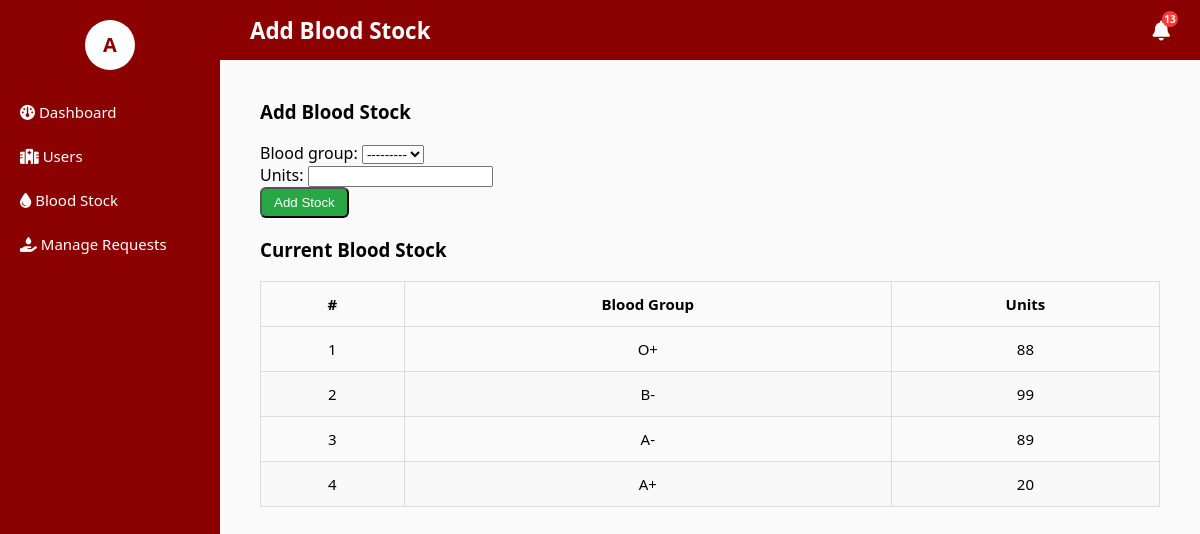
The app's page /dashboard/blood_stock_dashboard/ (signed in), older data.
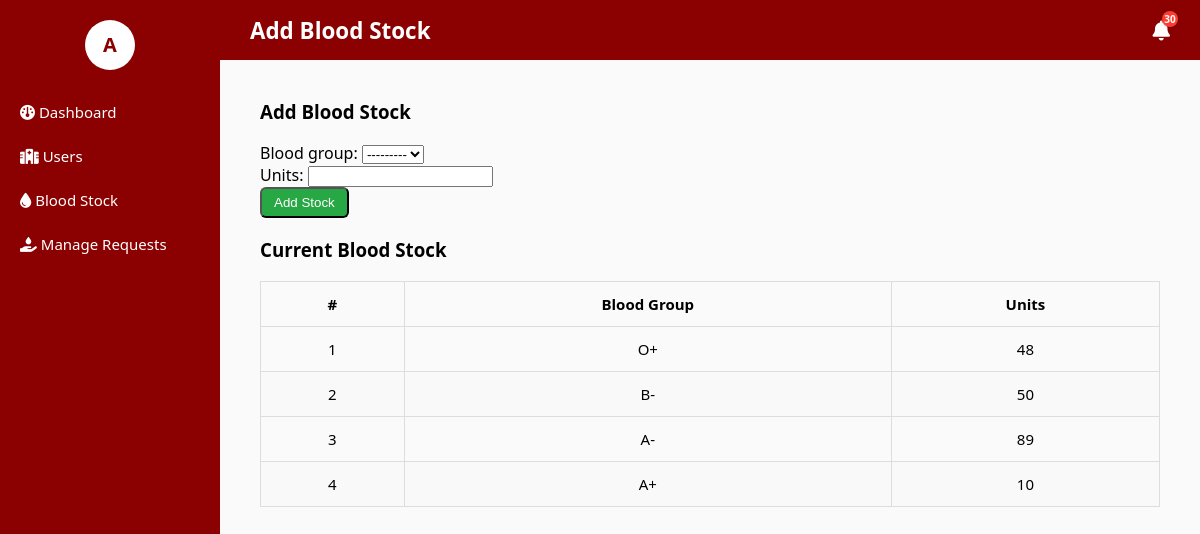
The same page, newer data.
### blood_bank_app/models.py (models this page shows, shortened)
class BloodStock(models.Model):
    BLOOD_GROUP_CHOICES = [
        ('A+', 'A+'), ('A-', 'A-'),
        ('B+', 'B+'), ('B-', 'B-'),
        ('AB+', 'AB+'), ('AB-', 'AB-'),
        ('O+', 'O+'), ('O-', 'O-'),
    ]
    blood_group = models.CharField(max_length=3, choices=BLOOD_GROUP_CHOICES)
    units = models.PositiveIntegerField()
    added_at = models.DateTimeField(auto_now_add=True)

### blood_bank_app/views.py (the view)
# urls.py: path('dashboard/blood_stock_dashboard/', views.blood_stock_dashboard, name='blood_stock_dashboard'),
@login_required
def blood_stock_dashboard(request):
    if request.method == 'POST':
        form = BloodStockForm(request.POST)
        if form.is_valid():
            form.save()
            return redirect('blood_stock_dashboard')
    else:
        form = BloodStockForm()
    blood_stock = BloodStock.objects.all().order_by('-added_at')
    unread_notifications_count = AdminNotification.objects.filter(is_read=False).count()
    context = {
        'form': form,
        'blood_stock': blood_stock,
        'unread_notifications_count': unread_notifications_count,
    }
    return render(request, 'dashboard/blood_stock_dashboard.html', context)

### blood_bank_app/forms.py
class BloodStockForm(forms.ModelForm):
    class Meta:
        model = BloodStock
        fields = ['blood_group', 'units']
        widgets = {
            'blood_group': forms.Select(attrs={'class': 'form-control'}),
            'units': forms.NumberInput(attrs={'class': 'form-control', 'min': 1}),
        }

### blood_bank_app/templates/dashboard/blood_stock_dashboard.html (shortened to what this page needs)
{% extends 'dashboard/admin_base.html' %}
{% block page_title %}Add Blood Stock{% endblock %}
{% block content_admin %}
<div class="section">
    <h3>Add Blood Stock</h3>
    <form method="post">
        <div class="form-group">
            {{ form.blood_group.label_tag }}
            {{ form.blood_group }}
        </div>
        <div class="form-group">
            {{ form.units.label_tag }}
            {{ form.units }}
        </div>
        <button type="submit" class="btn-approve">Add Stock</button>
    </form>
</div>
<div class="section">
    <h3>Current Blood Stock</h3>
    <table class="styled-table">
        <thead>
            <tr>
                <th>#</th>
                <th>Blood Group</th>
                <th>Units</th>
            </tr>
        </thead>
        <tbody>
            {% for stock in blood_stock %}
            <tr>
                <td>{{ forloop.counter }}</td>
                <td>{{ stock.blood_group }}</td>
                <td>{{ stock.units }}</td>
            </tr>
            {% empty %}
            <tr>
                <td colspan="3" class="text-center">No blood stock available.</td>
            </tr>
            {% endfor %}
        </tbody>
    </table>
</div>
{% endblock %}

### blood_bank_app/templates/dashboard/admin_base.html (shortened to what this page needs)
{% load static %}
<!DOCTYPE html>
<html lang="en">
<head>
    <link rel="stylesheet" href="https://cdnjs.cloudflare.com/ajax/libs/font-awesome/6.5.0/css/all.min.css">
</head>
<body>
    <div class="sidebar">
        <div class="profile-container">
            <div class="profile-icon" onclick="toggleProfile()">
                {{ request.user.username|slice:":1"|upper }}
            </div>
        </div>
        <a href="{% url 'admin_dashboard' %}"><i class="fa-solid fa-gauge"></i> Dashboard</a>
        <a href="{% url 'users' %}"><i class="fa-solid fa-hospital"></i> Users</a>
        <a href="{% url 'blood_stock_dashboard' %}"><i class="fa-solid fa-droplet"></i> Blood Stock</a>
        <a href="{% url 'manage_requests' %}"><i class="fa-solid fa-hand-holding-droplet"></i> Manage Requests</a>
    </div>
    <div class="topbar">
        <span>{% block page_title %}Admin Dashboard{% endblock %}</span>
        <div class="topbar-icons">
            <a href="{% url 'admin_notifications' %}" class="notification-icon" title="Notifications">
                <i class="fa-solid fa-bell"></i>
                {% if unread_notifications_count > 0 %}
                    <span class="notif-count">{{ unread_notifications_count }}</span>
                {% endif %}
            </a>
        </div>
    </div>
    <div class="main-content">
        {% block content_admin %}{% endblock %}
    </div>
</body>
</html>

Row changes from the older to the newer data that the page shows:
changed BloodStock (number 1 of 4 on the later page): units "88" → "48"
changed BloodStock (number 2 of 4 on the later page): units "99" → "50"
changed BloodStock (number 4 of 4 on the later page): units "20" → "10"
Text that changed along with them:
{{ unread_notifications_count }}: "13" → "30"
